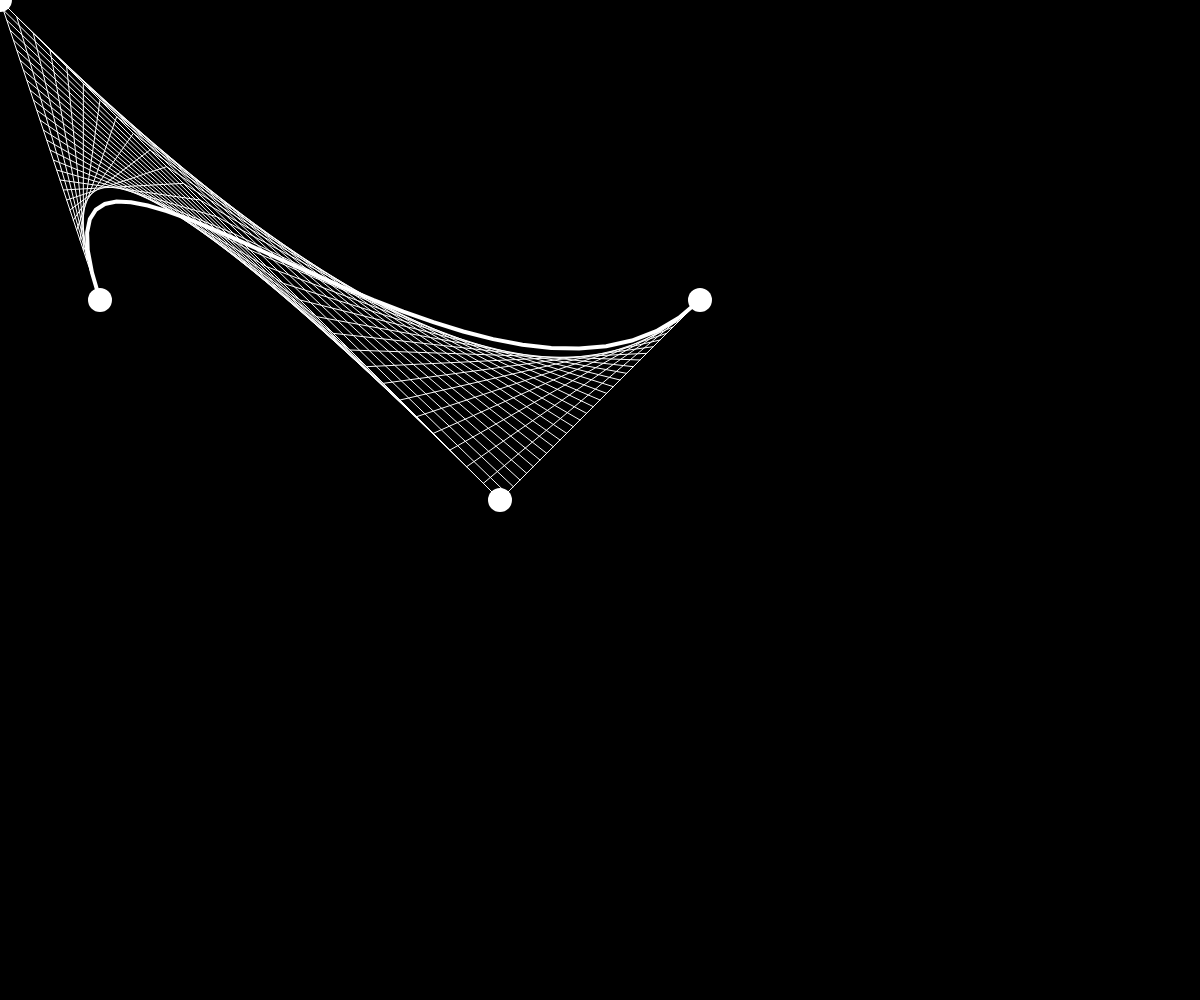
Frame 1 (no input)
Frame 60 (no input): identical to frame 1, image omitted
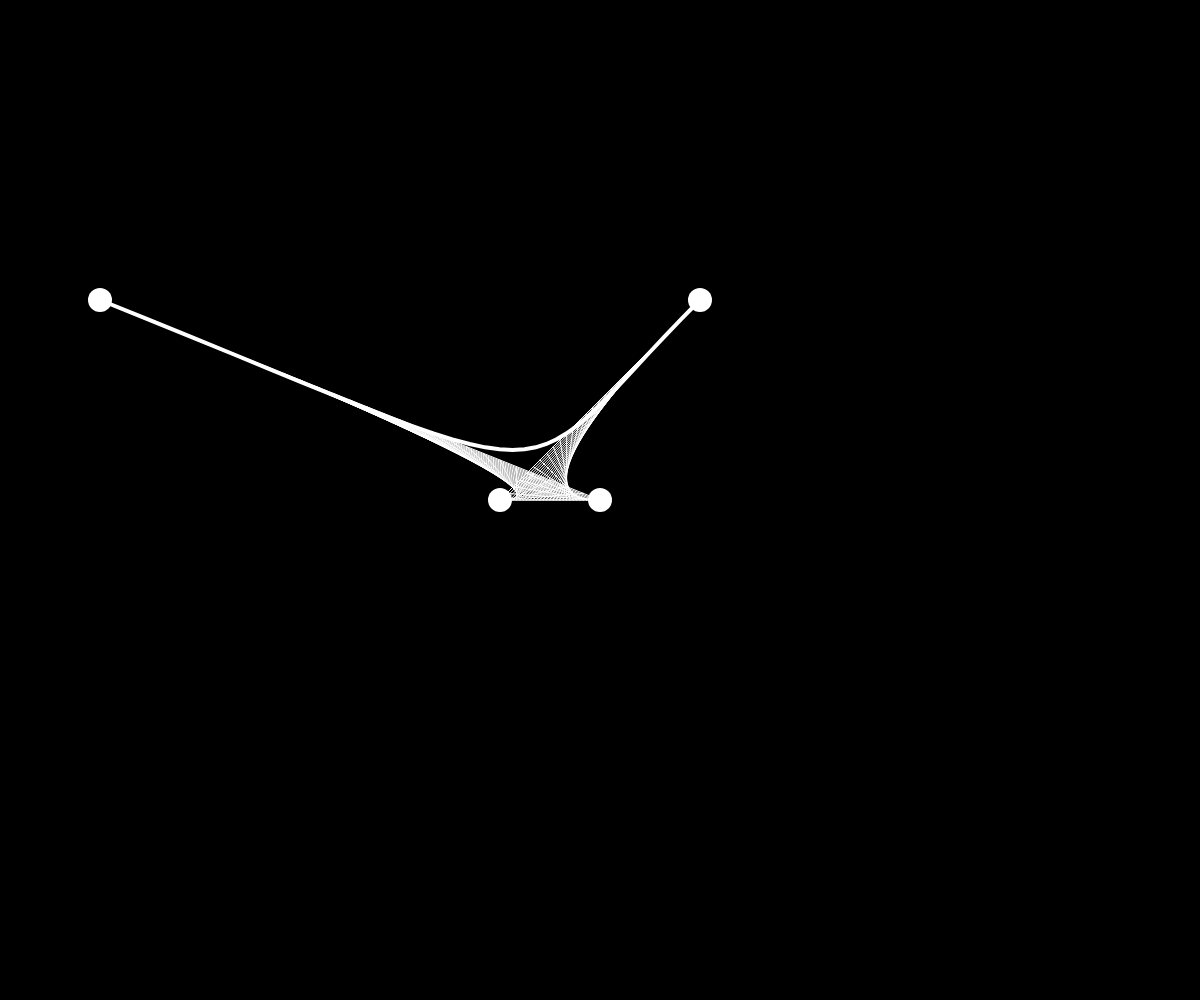
Frame 120 (the mouse pressed at the canvas centre since frame 60)

The p5.js sketch that drew these frames (run headless with seeded random() and noise() and a simulated clock; from frame 60 on, the mouse is pressed at the canvas centre):

// p5.js sketch
// ── sketch.js
function setup() {
  createCanvas(windowWidth, windowHeight);
  p_ancor1 = createVector(100, 300);
  p_control1 = createVector(200, 100)
  p_control2 = createVector(500, 500);
  p_ancor2= createVector(700, 300);
}

function draw() {
  background(0);

  //make p_control1 dinamic
  p_control1.x= mouseX
  p_control1.y= mouseY

  //draw all points
  stroke(255);
  strokeWeight(24);
  point(p_ancor1);
  point(p_control1);
  point(p_control2);
  point(p_ancor2);  

  //draw bezier curve as a sum of lines
  let parts = 30;
  let delta = 1/parts;
  stroke(255);
  noFill();
  beginShape();
  for(let t=0; t<=1.001; t+=delta) {
    vectf = cubic(t, p_ancor1, p_control1, p_control2, p_ancor2);

    //print curve
    strokeWeight(4)
    vertex(vectf.x, vectf.y);
  }
  endShape();
}

function lerp2D(t, vector1 , vector2) {
  let x = lerp(vector1.x, vector2.x, t);
  let y = lerp(vector1.y, vector2.y, t);
  return createVector(x, y);
}

function quadratic(t, p0, p1 , p2) {
  let vect1 = lerp2D(t, p0 , p1);
  let vect2 = lerp2D(t, p1 , p2);
  let vectf = lerp2D(t, vect1 , vect2);

  //print mesh
  strokeWeight(1)
  line(vect1.x, vect1.y , vect2.x, vect2.y);

  return vectf
}

function cubic(t, p0, p1, p2, p3) {
  let vect1 = quadratic(t, p0 , p1, p2);
  let vect2 = quadratic(t, p1 , p2, p3);
  let vectf = lerp2D(t, vect1 , vect2);
  return vectf
}
// ── BezierCurve.js
function bezierPonit( t, list_points) {
    var len = list_points.length;
    if (len==1) {
        return list_points[0];
    }
    else
    {
        var p1= bezierPonit( t, list_points.slice( 1, len) );
    }
    var p2 = bezierPonit( t, list_points.slice( 0, (len-1) ) );
    var nt = 1-t

    var p_result = {
        x : ( nt*p1.x + t*p2.x ) ,
        y : ( nt*p1.y + t*p2.y )
    };
    return p_result;
}





// ── PointDraggable.js
class PointDraggable {
    constructor(x, y, r=12) {
    this.x = x;
    this.y = y;
    this.r = r;
    this.color = 255;
    this.dragging = false;

    }

    appearance() {        
        strokeWeight(this.r * 2);

        if (this.dragging) {
            stroke(255);
        } else if (this.isMouseHover()) {
            stroke(200);
        } else {
            stroke(150);
        }
    }
    
    position() {
        if (this.dragging) 
        {
            this.x = mouseX;
            this.y = mouseY;
        }
        point(this.x , this.y);
    }

    display() {
        this.appearance()
        this.position()
    }

    clicked() {
        if (this.isMouseHover()) {
            this.dragging = true;
        }        
    }

    isMouseHover() {
        var d =  dist(mouseX, mouseY, this.x , this.y);
        return (d < this.r);
    }

    released() {
        this.dragging = false;
    }


  }
